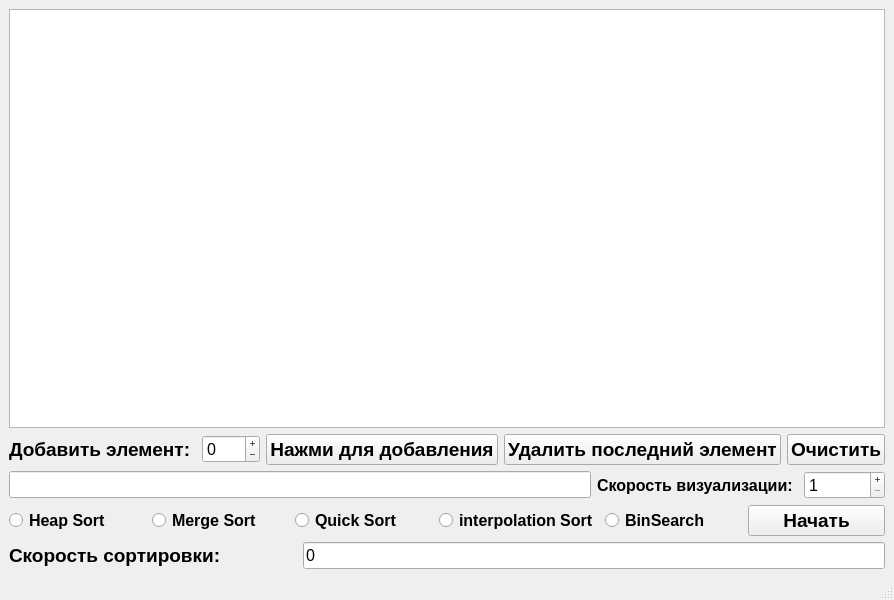
<?xml version="1.0" encoding="UTF-8"?>
<ui version="4.0">
 <class>MainWindow</class>
 <widget class="QMainWindow" name="MainWindow">
  <property name="geometry">
   <rect>
    <x>0</x>
    <y>0</y>
    <width>894</width>
    <height>600</height>
   </rect>
  </property>
  <property name="windowTitle">
   <string>SORT</string>
  </property>
  <widget class="QWidget" name="centralwidget">
   <layout class="QGridLayout" name="gridLayout">
    <item row="4" column="0" colspan="3">
     <layout class="QHBoxLayout" name="horizontalLayout">
      <item>
       <widget class="QRadioButton" name="heapSortButton">
        <property name="font">
         <font>
          <pointsize>12</pointsize>
          <bold>true</bold>
         </font>
        </property>
        <property name="cursor">
         <cursorShape>PointingHandCursor</cursorShape>
        </property>
        <property name="text">
         <string>Heap Sort</string>
        </property>
       </widget>
      </item>
      <item>
       <widget class="QRadioButton" name="mergeSortButton">
        <property name="font">
         <font>
          <pointsize>12</pointsize>
          <bold>true</bold>
         </font>
        </property>
        <property name="cursor">
         <cursorShape>PointingHandCursor</cursorShape>
        </property>
        <property name="text">
         <string>Merge Sort</string>
        </property>
       </widget>
      </item>
      <item>
       <widget class="QRadioButton" name="quickSortButton">
        <property name="font">
         <font>
          <pointsize>12</pointsize>
          <bold>true</bold>
         </font>
        </property>
        <property name="cursor">
         <cursorShape>PointingHandCursor</cursorShape>
        </property>
        <property name="text">
         <string>Quick Sort</string>
        </property>
       </widget>
      </item>
      <item>
       <widget class="QRadioButton" name="interpolationSortButton">
        <property name="font">
         <font>
          <pointsize>12</pointsize>
          <bold>true</bold>
         </font>
        </property>
        <property name="cursor">
         <cursorShape>PointingHandCursor</cursorShape>
        </property>
        <property name="text">
         <string>interpolation Sort</string>
        </property>
       </widget>
      </item>
      <item>
       <widget class="QRadioButton" name="binSearchButton">
        <property name="font">
         <font>
          <pointsize>12</pointsize>
          <bold>true</bold>
         </font>
        </property>
        <property name="cursor">
         <cursorShape>PointingHandCursor</cursorShape>
        </property>
        <property name="text">
         <string>BinSearch</string>
        </property>
       </widget>
      </item>
      <item>
       <widget class="QPushButton" name="startSort">
        <property name="font">
         <font>
          <pointsize>14</pointsize>
          <bold>true</bold>
         </font>
        </property>
        <property name="cursor">
         <cursorShape>PointingHandCursor</cursorShape>
        </property>
        <property name="text">
         <string>Начать</string>
        </property>
       </widget>
      </item>
     </layout>
    </item>
    <item row="6" column="0">
     <widget class="QLabel" name="label_2">
      <property name="font">
       <font>
        <pointsize>14</pointsize>
        <bold>true</bold>
       </font>
      </property>
      <property name="text">
       <string>Скорость сортировки: </string>
      </property>
     </widget>
    </item>
    <item row="6" column="1" colspan="2">
     <widget class="QLineEdit" name="lineSpeed">
      <property name="font">
       <font>
        <pointsize>12</pointsize>
       </font>
      </property>
      <property name="text">
       <string>0</string>
      </property>
      <property name="readOnly">
       <bool>true</bool>
      </property>
     </widget>
    </item>
    <item row="2" column="0" colspan="3">
     <layout class="QHBoxLayout" name="horizontalLayout_2">
      <item>
       <widget class="QLabel" name="label">
        <property name="font">
         <font>
          <pointsize>14</pointsize>
          <bold>true</bold>
         </font>
        </property>
        <property name="text">
         <string>Добавить элемент: </string>
        </property>
       </widget>
      </item>
      <item>
       <widget class="QSpinBox" name="spinBox">
        <property name="font">
         <font>
          <pointsize>12</pointsize>
         </font>
        </property>
        <property name="cursor">
         <cursorShape>UpArrowCursor</cursorShape>
        </property>
        <property name="styleSheet">
         <string notr="true"/>
        </property>
        <property name="buttonSymbols">
         <enum>QAbstractSpinBox::PlusMinus</enum>
        </property>
        <property name="suffix">
         <string/>
        </property>
        <property name="minimum">
         <number>-99</number>
        </property>
        <property name="maximum">
         <number>99</number>
        </property>
       </widget>
      </item>
      <item>
       <widget class="QPushButton" name="addElement">
        <property name="font">
         <font>
          <pointsize>14</pointsize>
          <bold>true</bold>
         </font>
        </property>
        <property name="cursor">
         <cursorShape>PointingHandCursor</cursorShape>
        </property>
        <property name="text">
         <string>Нажми для добавления</string>
        </property>
       </widget>
      </item>
      <item>
       <widget class="QPushButton" name="deleteButton">
        <property name="font">
         <font>
          <pointsize>14</pointsize>
          <bold>true</bold>
         </font>
        </property>
        <property name="cursor">
         <cursorShape>PointingHandCursor</cursorShape>
        </property>
        <property name="text">
         <string>Удалить последний элемент</string>
        </property>
       </widget>
      </item>
      <item>
       <widget class="QPushButton" name="deleteAllButton">
        <property name="font">
         <font>
          <pointsize>14</pointsize>
          <bold>true</bold>
         </font>
        </property>
        <property name="cursor">
         <cursorShape>PointingHandCursor</cursorShape>
        </property>
        <property name="text">
         <string>Очистить</string>
        </property>
       </widget>
      </item>
     </layout>
    </item>
    <item row="3" column="0" colspan="2">
     <widget class="QLineEdit" name="lineElement">
      <property name="font">
       <font>
        <pointsize>12</pointsize>
       </font>
      </property>
      <property name="readOnly">
       <bool>true</bool>
      </property>
     </widget>
    </item>
    <item row="0" column="0" colspan="3">
     <widget class="QGraphicsView" name="graphicsView">
      <property name="verticalScrollBarPolicy">
       <enum>Qt::ScrollBarAlwaysOff</enum>
      </property>
      <property name="horizontalScrollBarPolicy">
       <enum>Qt::ScrollBarAlwaysOff</enum>
      </property>
      <property name="interactive">
       <bool>true</bool>
      </property>
      <property name="sceneRect">
       <rectf>
        <x>0.000000000000000</x>
        <y>0.000000000000000</y>
        <width>0.000000000000000</width>
        <height>0.000000000000000</height>
       </rectf>
      </property>
     </widget>
    </item>
    <item row="3" column="2">
     <layout class="QHBoxLayout" name="horizontalLayout_3">
      <item>
       <widget class="QLabel" name="label_3">
        <property name="font">
         <font>
          <pointsize>12</pointsize>
          <bold>true</bold>
         </font>
        </property>
        <property name="text">
         <string>Скорость визуализации: </string>
        </property>
       </widget>
      </item>
      <item>
       <widget class="QSpinBox" name="spinBox_2">
        <property name="font">
         <font>
          <pointsize>12</pointsize>
         </font>
        </property>
        <property name="cursor">
         <cursorShape>UpArrowCursor</cursorShape>
        </property>
        <property name="buttonSymbols">
         <enum>QAbstractSpinBox::PlusMinus</enum>
        </property>
        <property name="showGroupSeparator" stdset="0">
         <bool>false</bool>
        </property>
        <property name="minimum">
         <number>1</number>
        </property>
        <property name="maximum">
         <number>200</number>
        </property>
        <property name="singleStep">
         <number>1</number>
        </property>
        <property name="value">
         <number>1</number>
        </property>
       </widget>
      </item>
     </layout>
    </item>
   </layout>
  </widget>
  <widget class="QMenuBar" name="menubar">
   <property name="geometry">
    <rect>
     <x>0</x>
     <y>0</y>
     <width>894</width>
     <height>22</height>
    </rect>
   </property>
  </widget>
  <widget class="QStatusBar" name="statusbar"/>
 </widget>
 <resources/>
 <connections/>
</ui>
